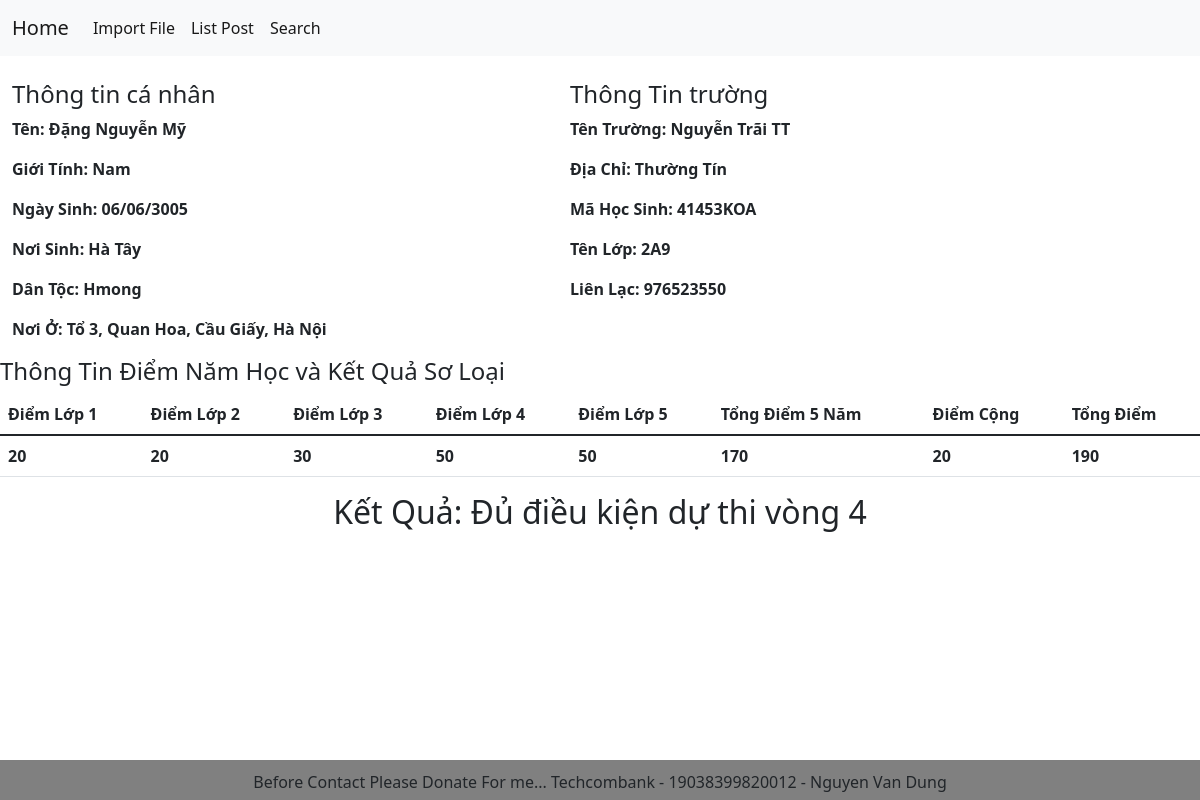
The app's page /studentdietail/3/ with its own data.
### excel/models.py (models this page shows, shortened)
class Student(models.Model):
    school = models.CharField(max_length=100)
    district = models.CharField(max_length=100)
    student_id = models.CharField(max_length=50, unique= True)
    stu_class = models.CharField(max_length=30)
    name = models.CharField(max_length=100)
    date = models.CharField(max_length=200)
    sex = models.CharField(max_length=20)
    place_of_birth = models.CharField(max_length=100)
    ethnic = models.CharField(max_length=50)
    location = models.CharField(max_length=255)
    phone_number = models.IntegerField(blank=True)
    total_grade_1 = models.PositiveSmallIntegerField(blank=True)
    total_grade_2 = models.PositiveSmallIntegerField(blank=True)
    total_grade_3 = models.PositiveSmallIntegerField(blank=True)
    total_grade_4 = models.PositiveSmallIntegerField(blank=True)
    total_grade_5 = models.PositiveSmallIntegerField(blank=True)
    total_5_years = models.PositiveSmallIntegerField(blank=True)
    plus = models.PositiveSmallIntegerField(blank=True, null= True, default=0)
    total_all = models.PositiveSmallIntegerField(blank=True, null=True)
    decripsion = models.CharField(max_length=255)

### excel/views.py (the view)
# urls.py: path('studentdietail/<int:id>/',views.detail_student,name='student-detail')
def detail_student(request, id):
    context = {
        "student_detail":get_object_or_404(Student,pk=id)
    }
    return render(request, 'detail_student.html', context)

### excel/templates/detail_student.html
{% extends 'base.html' %}
{% block content %}
<br>
<div class='row container fw-semibold'>
    <div class='col-md-6'>
        <h4>Thông tin cá nhân</h4>
        <p>Tên: {{student_detail.name}}</p>
        <p>Giới Tính: {{student_detail.sex}}</p>
        <p>Ngày Sinh: {{student_detail.date}}</p>
        <p>Nơi Sinh: {{student_detail.place_of_birth}}</p>
        <p>Dân Tộc: {{student_detail.ethnic}}</p>
        <p>Nơi Ở: {{student_detail.location}}</p>
    </div>
    <div class="col-md-6">
        <h4>Thông Tin trường</h4>
        <p>Tên Trường: {{student_detail.school}}</p>
        <p>Địa Chỉ: {{student_detail.district}}</p>
        <p>Mã Học Sinh: {{student_detail.student_id}}</p>
        <p>Tên Lớp: {{student_detail.stu_class}}</p>
        <p>Liên Lạc: {{student_detail.phone_number}}</p>
    </div>
</div>
<div>
    <h4>Thông Tin Điểm Năm Học và Kết Quả Sơ Loại</h4>
    <table class="table">
        <thead>
            <tr>
                <th scope="col">Điểm Lớp 1</th>
                <th scope="col">Điểm Lớp 2</th>
                <th scope="col">Điểm Lớp 3</th>
                <th scope="col">Điểm Lớp 4</th>
                <th scope="col">Điểm Lớp 5</th>
                <th scope="col">Tổng Điểm 5 Năm</th>
                <th scope="col">Điểm Cộng</th>
                <th scope="col">Tổng Điểm</th>
            </tr>
        </thead>
        <tbody class="table-group-divider fw-semibold">
            <tr>
                <td>{{student_detail.total_grade_1}}</th>
                <td>{{student_detail.total_grade_2}}</td>
                <td>{{student_detail.total_grade_3}}</td>
                <td>{{student_detail.total_grade_4}}</td>
                <td>{{student_detail.total_grade_5}}</td>
                <td>{{student_detail.total_5_years}}</td>
                <td>{{student_detail.plus}}</td>
                <td>{{student_detail.total_all}}</td>
            </tr>
        </tbody>
      </table>
      <center><h2>Kết Quả: {{student_detail.decripsion}}</h2></center>
</div>
{% endblock content %}

### records on screen
Student: name "Đặng Nguyễn Mỹ", sex "Nam", date "06/06/3005", place_of_birth "Hà Tây", ethnic "Hmong", location "Tổ 3, Quan Hoa, Cầu Giấy, Hà Nội", school "Nguyễn Trãi TT", district "Thường Tín", student_id "41453KOA", stu_class "2A9", phone_number "976523550", total_grade_1 "20", total_grade_2 "20", total_grade_3 "30", total_grade_4 "50", total_grade_5 "50", total_5_years "170", plus "20", total_all "190", decripsion "Đủ điều kiện dự thi vòng 4"
